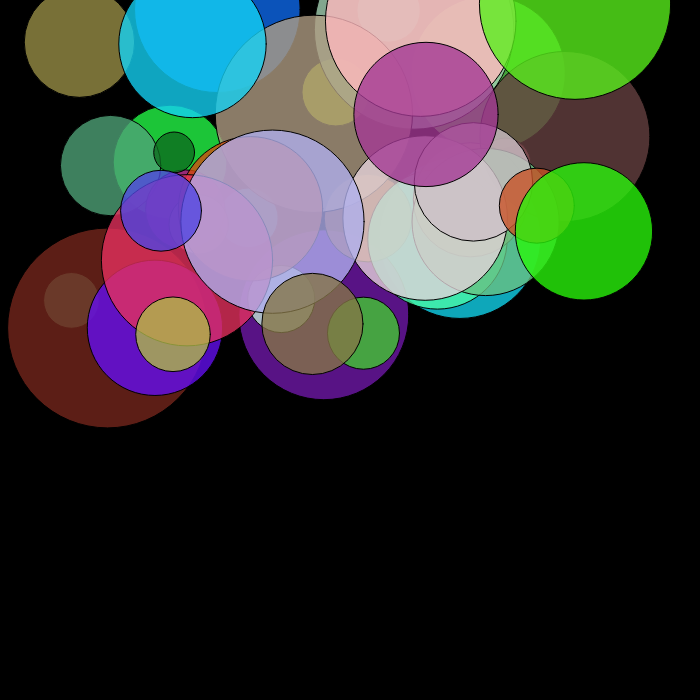
Frame 1 (no input)
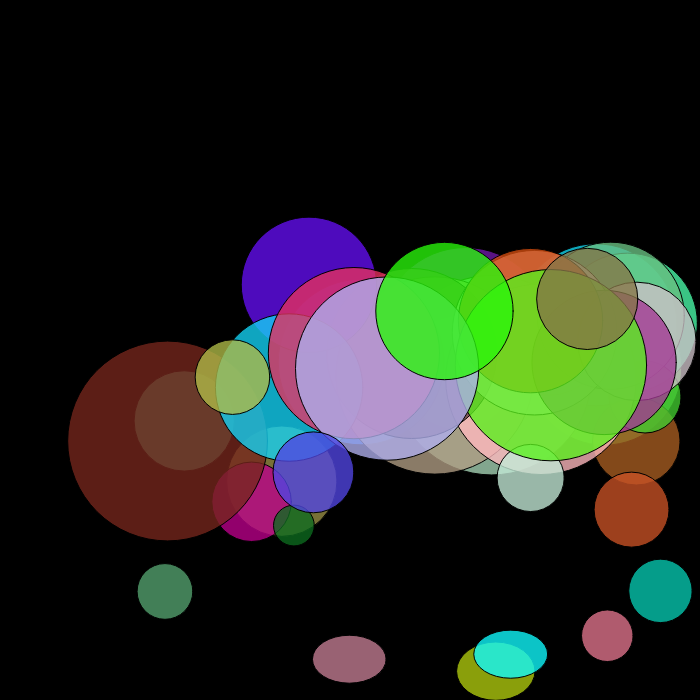
Frame 60 (no input)
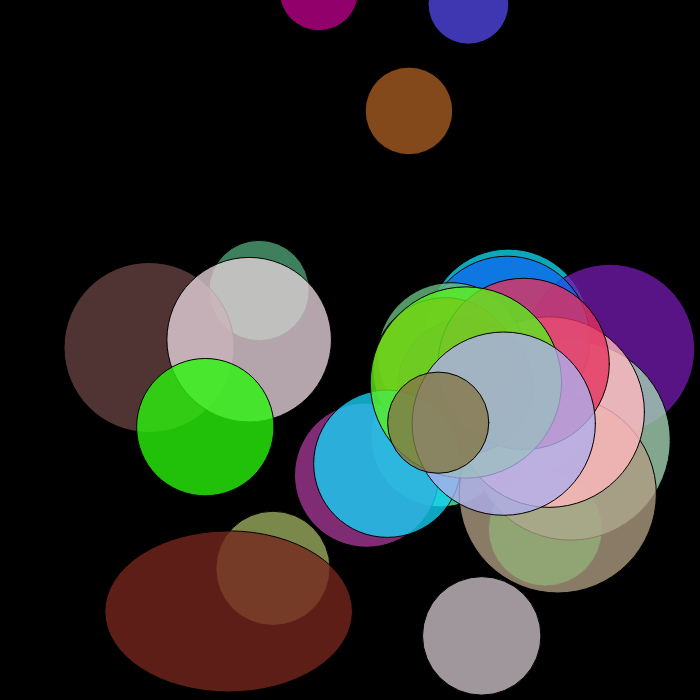
Frame 120 (the mouse pressed at the canvas centre since frame 60)

The p5.js sketch that drew these frames (run headless with seeded random() and noise() and a simulated clock; from frame 60 on, the mouse is pressed at the canvas centre):

// p5.js sketch
// ── sketch.js
var balls = [];

function setup() {
	createCanvas(700, 700);
	frameRate(30);

	for(var i = 0; i < 40; i++) {
		balls[i] = new Ball();
	}
}

function draw() {
	background(0);
	
	for(var i = 0; i < balls.length; i++) {
		balls[i].draw();
	}
}
// ── ball.js
function Ball() {

	this.r = random(20,100);

	this.y = random(height/2);
	this.x = random(this.r, width-this.r);

	this.color = [random(255), random(255), random(255)];

	this.gravity = 1 * (this.r/100);
	this.yvelocity = 0;
	this.xvelocity = random(1,5);

	this.squish = 1;
	this.squishig = false;

	this.draw = function() {
		this.yvelocity += this.gravity;
		this.y += this.yvelocity;
		this.x += this.xvelocity;

		fill(this.color[0], this.color[1], this.color[2], 200);
		ellipse(this.x, this.y, this.r*2*this.squish, this.r*2/this.squish);

		this.bounce();

		this.unsquish();
	}

	this.unsquish = function() {
		if( this.squishing == false && this.squish != 1 ) {
			this.squish -= 0.08;
		}
	}

	this.bounce = function() {
		if( this.x < this.r || this.x + this.r > width ) {
			this.xvelocity *= -1;
		}
		if( this.y + this.r > height ) {
			if(this.squish < 1.3) {
				if( this.squishing == false ) {
					//this.color = [random(255), random(255), random(255)];
				}
				this.squish += 0.08;
				this.yvelocity = 0;
				this.squishing = true;
			} else {
				this.squishing = false;
				this.yvelocity -= 25 - (this.r/50);
			}
		}
	}
}
